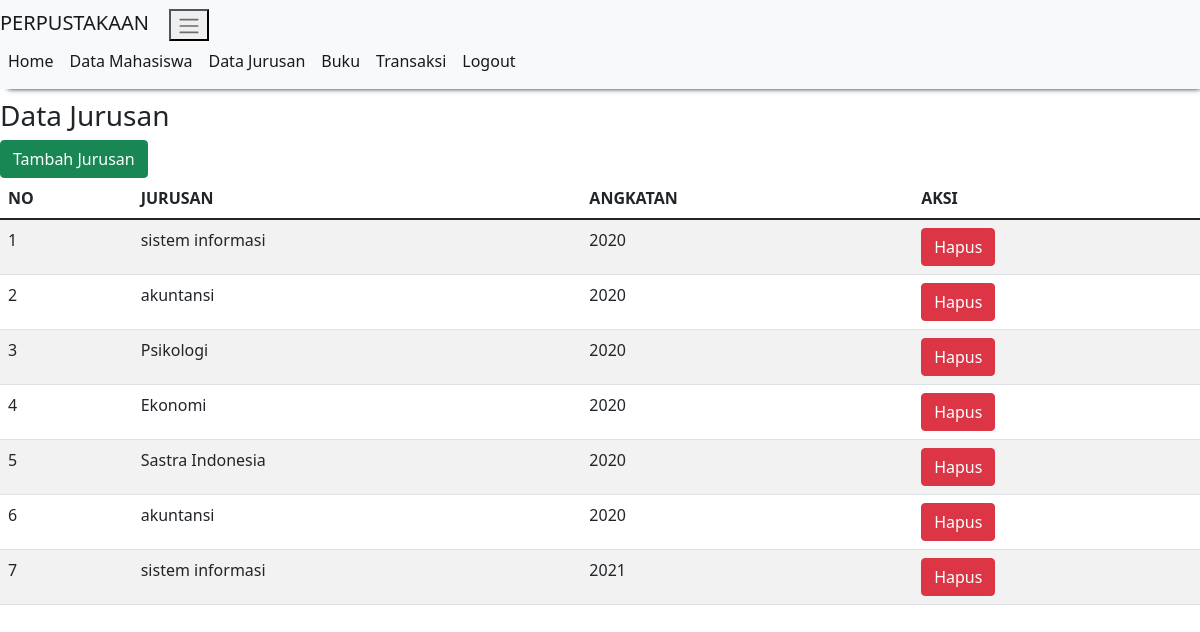
The app's page /tampil_jurusan.php (signed in) with its own data.
### tables this page shows
CREATE TABLE `jurusan` (
  `id_jurusan` int(11) NOT NULL,
  `nama_jurusan` varchar(20) NOT NULL,
  `angkatan` varchar(20) NOT NULL
);

### tampil_jurusan.php (the view, shortened to what this page needs)
<!DOCTYPE html>
<html>
<head>
    <link href="https://cdn.jsdelivr.net/npm/bootstrap@5.1.1/dist/css/bootstrap.min.css" rel="stylesheet">
</head>
<body>
    <?php
  include "header.php";
 ?>
    <h3>Data Jurusan</h3>
    <a href="tambah_jurusan.php" class="btn btn-success">Tambah Jurusan</a>
    <table class="table table-hover table-striped">
    	<thead>
    		<tr>
    			<th>NO</th><th>JURUSAN</th><th>ANGKATAN</th><th>AKSI</th>
    		</tr>
    	</thead>
    	<tbody>
    		<?php
    		include "koneksi.php";
    		$qry_jurusan=mysqli_query($conn,"select * from jurusan");
    		$no=0;
    		while ($data_jurusan=mysqli_fetch_array($qry_jurusan)) {
    		$no++;?>
    		<tr>
    		<td><?=$no?></td><td><?=$data_jurusan['nama_jurusan']?></td> <td><?=$data_jurusan['angkatan']?></td>
    		<td><a href="hapus_mhs.php?id_jurusan=<?=$data_jurusan['id_jurusan']?>" onclick="return confirm('Apakah anda yakin menghapus data ini?')" class="btn btn-danger">Hapus</a></td>
    	    </tr>
    	    <?php
    		}
    		 ?>
    	</tbody>
    </table>
</body>
</html>

### records on screen
jurusan: nama_jurusan "sistem informasi", angkatan "2020"
jurusan: nama_jurusan "akuntansi", angkatan "2020"
jurusan: nama_jurusan "Psikologi", angkatan "2020"
jurusan: nama_jurusan "Ekonomi", angkatan "2020"
jurusan: nama_jurusan "Sastra Indonesia", angkatan "2020"
jurusan: nama_jurusan "akuntansi", angkatan "2020"
jurusan: nama_jurusan "sistem informasi", angkatan "2021"
